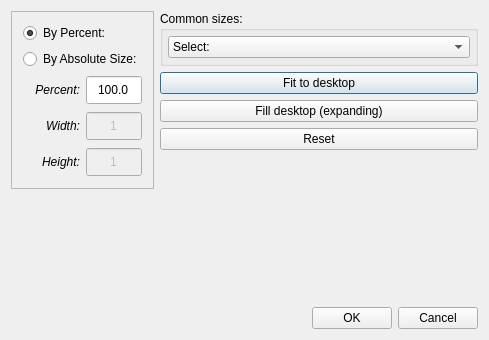
<?xml version="1.0" encoding="UTF-8"?>
<ui version="4.0">
 <class>ResizeDialog</class>
 <widget class="QDialog" name="ResizeDialog">
  <property name="geometry">
   <rect>
    <x>0</x>
    <y>0</y>
    <width>489</width>
    <height>340</height>
   </rect>
  </property>
  <property name="sizePolicy">
   <sizepolicy hsizetype="Preferred" vsizetype="Preferred">
    <horstretch>0</horstretch>
    <verstretch>0</verstretch>
   </sizepolicy>
  </property>
  <property name="minimumSize">
   <size>
    <width>100</width>
    <height>100</height>
   </size>
  </property>
  <property name="maximumSize">
   <size>
    <width>16777215</width>
    <height>16777215</height>
   </size>
  </property>
  <property name="windowTitle">
   <string>Resize</string>
  </property>
  <layout class="QVBoxLayout" name="verticalLayout">
   <item>
    <layout class="QHBoxLayout" name="resListLayout">
     <item>
      <widget class="QFrame" name="resFrame">
       <property name="frameShape">
        <enum>QFrame::StyledPanel</enum>
       </property>
       <property name="frameShadow">
        <enum>QFrame::Raised</enum>
       </property>
       <layout class="QVBoxLayout" name="verticalLayout_3">
        <item>
         <layout class="QVBoxLayout" name="verticalLayout_6">
          <property name="topMargin">
           <number>0</number>
          </property>
          <property name="rightMargin">
           <number>0</number>
          </property>
          <item>
           <widget class="QRadioButton" name="byPercentage">
            <property name="sizePolicy">
             <sizepolicy hsizetype="Minimum" vsizetype="Minimum">
              <horstretch>0</horstretch>
              <verstretch>0</verstretch>
             </sizepolicy>
            </property>
            <property name="text">
             <string>By Percent:</string>
            </property>
            <property name="checked">
             <bool>true</bool>
            </property>
           </widget>
          </item>
          <item>
           <widget class="QRadioButton" name="byAbsoluteSize">
            <property name="sizePolicy">
             <sizepolicy hsizetype="Minimum" vsizetype="Minimum">
              <horstretch>0</horstretch>
              <verstretch>0</verstretch>
             </sizepolicy>
            </property>
            <property name="text">
             <string>By Absolute Size:</string>
            </property>
            <property name="checked">
             <bool>false</bool>
            </property>
           </widget>
          </item>
         </layout>
        </item>
        <item>
         <layout class="QGridLayout" name="resGridLayout">
          <item row="0" column="0">
           <widget class="QLabel" name="label_3">
            <property name="font">
             <font>
              <italic>true</italic>
             </font>
            </property>
            <property name="text">
             <string>Percent:</string>
            </property>
            <property name="alignment">
             <set>Qt::AlignRight|Qt::AlignTrailing|Qt::AlignVCenter</set>
            </property>
           </widget>
          </item>
          <item row="1" column="0">
           <widget class="QLabel" name="label">
            <property name="sizePolicy">
             <sizepolicy hsizetype="Preferred" vsizetype="Preferred">
              <horstretch>0</horstretch>
              <verstretch>0</verstretch>
             </sizepolicy>
            </property>
            <property name="font">
             <font>
              <italic>true</italic>
             </font>
            </property>
            <property name="text">
             <string>Width:</string>
            </property>
            <property name="alignment">
             <set>Qt::AlignRight|Qt::AlignTrailing|Qt::AlignVCenter</set>
            </property>
           </widget>
          </item>
          <item row="2" column="1">
           <widget class="QSpinBox" name="height">
            <property name="enabled">
             <bool>false</bool>
            </property>
            <property name="sizePolicy">
             <sizepolicy hsizetype="Preferred" vsizetype="Minimum">
              <horstretch>0</horstretch>
              <verstretch>0</verstretch>
             </sizepolicy>
            </property>
            <property name="minimumSize">
             <size>
              <width>0</width>
              <height>30</height>
             </size>
            </property>
            <property name="alignment">
             <set>Qt::AlignCenter</set>
            </property>
            <property name="readOnly">
             <bool>false</bool>
            </property>
            <property name="buttonSymbols">
             <enum>QAbstractSpinBox::NoButtons</enum>
            </property>
            <property name="keyboardTracking">
             <bool>true</bool>
            </property>
            <property name="minimum">
             <number>1</number>
            </property>
            <property name="maximum">
             <number>65535</number>
            </property>
           </widget>
          </item>
          <item row="1" column="1">
           <widget class="QSpinBox" name="width">
            <property name="enabled">
             <bool>false</bool>
            </property>
            <property name="sizePolicy">
             <sizepolicy hsizetype="Preferred" vsizetype="Minimum">
              <horstretch>0</horstretch>
              <verstretch>0</verstretch>
             </sizepolicy>
            </property>
            <property name="minimumSize">
             <size>
              <width>0</width>
              <height>30</height>
             </size>
            </property>
            <property name="alignment">
             <set>Qt::AlignCenter</set>
            </property>
            <property name="buttonSymbols">
             <enum>QAbstractSpinBox::NoButtons</enum>
            </property>
            <property name="keyboardTracking">
             <bool>true</bool>
            </property>
            <property name="minimum">
             <number>1</number>
            </property>
            <property name="maximum">
             <number>65535</number>
            </property>
           </widget>
          </item>
          <item row="2" column="0">
           <widget class="QLabel" name="label_2">
            <property name="font">
             <font>
              <italic>true</italic>
             </font>
            </property>
            <property name="text">
             <string>Height:</string>
            </property>
            <property name="alignment">
             <set>Qt::AlignRight|Qt::AlignTrailing|Qt::AlignVCenter</set>
            </property>
           </widget>
          </item>
          <item row="0" column="1">
           <widget class="QDoubleSpinBox" name="percent">
            <property name="enabled">
             <bool>true</bool>
            </property>
            <property name="sizePolicy">
             <sizepolicy hsizetype="Preferred" vsizetype="Minimum">
              <horstretch>0</horstretch>
              <verstretch>0</verstretch>
             </sizepolicy>
            </property>
            <property name="minimumSize">
             <size>
              <width>0</width>
              <height>30</height>
             </size>
            </property>
            <property name="alignment">
             <set>Qt::AlignCenter</set>
            </property>
            <property name="readOnly">
             <bool>false</bool>
            </property>
            <property name="buttonSymbols">
             <enum>QAbstractSpinBox::NoButtons</enum>
            </property>
            <property name="decimals">
             <number>1</number>
            </property>
            <property name="minimum">
             <double>1.000000000000000</double>
            </property>
            <property name="maximum">
             <double>1600.000000000000000</double>
            </property>
            <property name="singleStep">
             <double>1.000000000000000</double>
            </property>
            <property name="stepType">
             <enum>QAbstractSpinBox::AdaptiveDecimalStepType</enum>
            </property>
            <property name="value">
             <double>100.000000000000000</double>
            </property>
           </widget>
          </item>
         </layout>
        </item>
       </layout>
      </widget>
     </item>
     <item>
      <layout class="QVBoxLayout" name="verticalLayout_5">
       <item>
        <widget class="QGroupBox" name="groupBox">
         <property name="title">
          <string>Common sizes:</string>
         </property>
         <layout class="QVBoxLayout" name="verticalLayout_2">
          <property name="spacing">
           <number>0</number>
          </property>
          <property name="leftMargin">
           <number>5</number>
          </property>
          <property name="topMargin">
           <number>5</number>
          </property>
          <property name="rightMargin">
           <number>5</number>
          </property>
          <property name="bottomMargin">
           <number>5</number>
          </property>
          <item>
           <widget class="QComboBox" name="resComboBox">
            <property name="sizePolicy">
             <sizepolicy hsizetype="MinimumExpanding" vsizetype="Minimum">
              <horstretch>0</horstretch>
              <verstretch>0</verstretch>
             </sizepolicy>
            </property>
            <property name="minimumSize">
             <size>
              <width>0</width>
              <height>0</height>
             </size>
            </property>
            <item>
             <property name="text">
              <string>Select:</string>
             </property>
            </item>
            <item>
             <property name="text">
              <string>1366 x 768</string>
             </property>
            </item>
            <item>
             <property name="text">
              <string>1440 x 900</string>
             </property>
            </item>
            <item>
             <property name="text">
              <string>1440 x 1050</string>
             </property>
            </item>
            <item>
             <property name="text">
              <string>1600 x 1200</string>
             </property>
            </item>
            <item>
             <property name="text">
              <string>1920 x 1080 (FullHD)</string>
             </property>
            </item>
            <item>
             <property name="text">
              <string>1920 x 1200 (FullHD)</string>
             </property>
            </item>
            <item>
             <property name="text">
              <string>2560 x 1080</string>
             </property>
            </item>
            <item>
             <property name="text">
              <string>2560 x 1440</string>
             </property>
            </item>
            <item>
             <property name="text">
              <string>2560 x 1600</string>
             </property>
            </item>
            <item>
             <property name="text">
              <string>3840 x 1600 (UW 4K)</string>
             </property>
            </item>
            <item>
             <property name="text">
              <string>3840 x 2160 (UHD-1)</string>
             </property>
            </item>
           </widget>
          </item>
         </layout>
        </widget>
       </item>
       <item>
        <widget class="QPushButton" name="fitDesktopButton">
         <property name="sizePolicy">
          <sizepolicy hsizetype="MinimumExpanding" vsizetype="Minimum">
           <horstretch>0</horstretch>
           <verstretch>0</verstretch>
          </sizepolicy>
         </property>
         <property name="minimumSize">
          <size>
           <width>0</width>
           <height>0</height>
          </size>
         </property>
         <property name="text">
          <string>Fit to desktop</string>
         </property>
        </widget>
       </item>
       <item>
        <widget class="QPushButton" name="fillDesktopButton">
         <property name="sizePolicy">
          <sizepolicy hsizetype="MinimumExpanding" vsizetype="Minimum">
           <horstretch>0</horstretch>
           <verstretch>0</verstretch>
          </sizepolicy>
         </property>
         <property name="minimumSize">
          <size>
           <width>0</width>
           <height>0</height>
          </size>
         </property>
         <property name="text">
          <string>Fill desktop (expanding)</string>
         </property>
        </widget>
       </item>
       <item>
        <widget class="QPushButton" name="resetButton">
         <property name="sizePolicy">
          <sizepolicy hsizetype="MinimumExpanding" vsizetype="Minimum">
           <horstretch>0</horstretch>
           <verstretch>0</verstretch>
          </sizepolicy>
         </property>
         <property name="minimumSize">
          <size>
           <width>0</width>
           <height>0</height>
          </size>
         </property>
         <property name="text">
          <string>Reset</string>
         </property>
        </widget>
       </item>
       <item>
        <spacer name="verticalSpacer_3">
         <property name="orientation">
          <enum>Qt::Vertical</enum>
         </property>
         <property name="sizeHint" stdset="0">
          <size>
           <width>20</width>
           <height>0</height>
          </size>
         </property>
        </spacer>
       </item>
      </layout>
     </item>
    </layout>
   </item>
   <item>
    <spacer name="verticalSpacer_2">
     <property name="orientation">
      <enum>Qt::Vertical</enum>
     </property>
     <property name="sizeType">
      <enum>QSizePolicy::Expanding</enum>
     </property>
     <property name="sizeHint" stdset="0">
      <size>
       <width>20</width>
       <height>0</height>
      </size>
     </property>
    </spacer>
   </item>
   <item>
    <layout class="QHBoxLayout" name="buttonsLayout">
     <item>
      <spacer name="horizontalSpacer">
       <property name="orientation">
        <enum>Qt::Horizontal</enum>
       </property>
       <property name="sizeHint" stdset="0">
        <size>
         <width>40</width>
         <height>20</height>
        </size>
       </property>
      </spacer>
     </item>
     <item>
      <widget class="QPushButton" name="okButton">
       <property name="sizePolicy">
        <sizepolicy hsizetype="Minimum" vsizetype="Minimum">
         <horstretch>0</horstretch>
         <verstretch>0</verstretch>
        </sizepolicy>
       </property>
       <property name="minimumSize">
        <size>
         <width>0</width>
         <height>0</height>
        </size>
       </property>
       <property name="text">
        <string>OK</string>
       </property>
      </widget>
     </item>
     <item>
      <widget class="QPushButton" name="cancelButton">
       <property name="sizePolicy">
        <sizepolicy hsizetype="Minimum" vsizetype="Minimum">
         <horstretch>0</horstretch>
         <verstretch>0</verstretch>
        </sizepolicy>
       </property>
       <property name="minimumSize">
        <size>
         <width>0</width>
         <height>0</height>
        </size>
       </property>
       <property name="text">
        <string>Cancel</string>
       </property>
      </widget>
     </item>
    </layout>
   </item>
  </layout>
 </widget>
 <layoutdefault spacing="6" margin="11"/>
 <tabstops>
  <tabstop>byPercentage</tabstop>
  <tabstop>byAbsoluteSize</tabstop>
  <tabstop>percent</tabstop>
  <tabstop>width</tabstop>
  <tabstop>height</tabstop>
  <tabstop>resComboBox</tabstop>
  <tabstop>fitDesktopButton</tabstop>
  <tabstop>fillDesktopButton</tabstop>
  <tabstop>resetButton</tabstop>
  <tabstop>okButton</tabstop>
  <tabstop>cancelButton</tabstop>
 </tabstops>
 <resources/>
 <connections/>
</ui>
